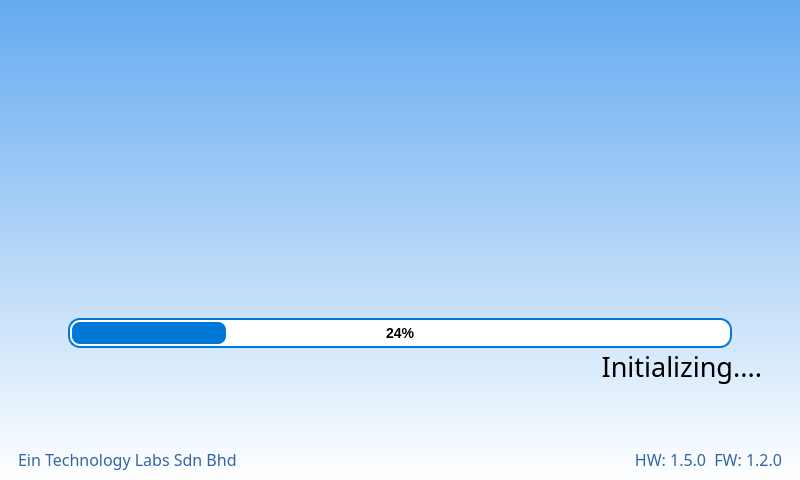
<?xml version="1.0" encoding="UTF-8"?>
<ui version="4.0">
 <class>MainWindow</class>
 <widget class="QMainWindow" name="MainWindow">
  <property name="geometry">
   <rect>
    <x>0</x>
    <y>0</y>
    <width>800</width>
    <height>480</height>
   </rect>
  </property>
  <property name="sizePolicy">
   <sizepolicy hsizetype="Preferred" vsizetype="Preferred">
    <horstretch>0</horstretch>
    <verstretch>0</verstretch>
   </sizepolicy>
  </property>
  <property name="minimumSize">
   <size>
    <width>800</width>
    <height>480</height>
   </size>
  </property>
  <property name="maximumSize">
   <size>
    <width>800</width>
    <height>480</height>
   </size>
  </property>
  <property name="windowTitle">
   <string>MainWindow</string>
  </property>
  <widget class="QWidget" name="centralwidget">
   <property name="minimumSize">
    <size>
     <width>800</width>
     <height>480</height>
    </size>
   </property>
   <property name="maximumSize">
    <size>
     <width>800</width>
     <height>480</height>
    </size>
   </property>
   <property name="styleSheet">
    <string notr="true">background: qlineargradient( x1:0, y0:1, x2:0, y2:1, stop:0 rgba(100, 170, 240, 255), stop:1 rgba(255, 255, 255, 255));</string>
   </property>
   <layout class="QVBoxLayout" name="verticalLayout_2">
    <property name="spacing">
     <number>20</number>
    </property>
    <item>
     <widget class="QStackedWidget" name="stackedWidget">
      <property name="styleSheet">
       <string notr="true">background-color: rgba(255, 255, 255,0);</string>
      </property>
      <property name="currentIndex">
       <number>0</number>
      </property>
      <widget class="QWidget" name="page">
       <layout class="QVBoxLayout" name="verticalLayout_3">
        <property name="spacing">
         <number>0</number>
        </property>
        <item>
         <widget class="QLabel" name="label_4">
          <property name="minimumSize">
           <size>
            <width>0</width>
            <height>220</height>
           </size>
          </property>
          <property name="styleSheet">
           <string notr="true">image: url(:/icons/new_logo.png);
background-color: rgba(255, 255, 255,0);</string>
          </property>
          <property name="text">
           <string/>
          </property>
         </widget>
        </item>
        <item>
         <spacer name="verticalSpacer">
          <property name="orientation">
           <enum>Qt::Vertical</enum>
          </property>
          <property name="sizeType">
           <enum>QSizePolicy::Fixed</enum>
          </property>
          <property name="sizeHint" stdset="0">
           <size>
            <width>20</width>
            <height>80</height>
           </size>
          </property>
         </spacer>
        </item>
        <item>
         <layout class="QHBoxLayout" name="horizontalLayout_2">
          <property name="leftMargin">
           <number>50</number>
          </property>
          <property name="rightMargin">
           <number>50</number>
          </property>
          <item>
           <widget class="QProgressBar" name="progressBar">
            <property name="minimumSize">
             <size>
              <width>0</width>
              <height>30</height>
             </size>
            </property>
            <property name="styleSheet">
             <string notr="true">QProgressBar {
    border: 2px solid #0078d7;      /* Blue outline */
    border-radius: 12px;            /* Rounded corners */
    background-color: white;        /* Background inside */
    text-align: center;             /* Center the % text */
	color: black;                   /* Text color */
    font: bold 14px;                /* Text style */
}

QProgressBar::chunk {
    border-radius: 8px;            /* Rounded fill */
    background-color: #0078d7;      /* Blue progress color */
    margin: 2px;                    /* Prevents gaps */
}</string>
            </property>
            <property name="value">
             <number>24</number>
            </property>
           </widget>
          </item>
         </layout>
        </item>
        <item>
         <layout class="QHBoxLayout" name="horizontalLayout_3">
          <property name="spacing">
           <number>0</number>
          </property>
          <property name="rightMargin">
           <number>20</number>
          </property>
          <item>
           <widget class="QLabel" name="process_info">
            <property name="font">
             <font>
              <family>Gilroy</family>
              <pointsize>20</pointsize>
             </font>
            </property>
            <property name="text">
             <string>Initializing....</string>
            </property>
            <property name="alignment">
             <set>Qt::AlignRight|Qt::AlignTop|Qt::AlignTrailing</set>
            </property>
           </widget>
          </item>
         </layout>
        </item>
       </layout>
      </widget>
     </widget>
    </item>
    <item>
     <layout class="QHBoxLayout" name="horizontalLayout">
      <property name="leftMargin">
       <number>9</number>
      </property>
      <property name="rightMargin">
       <number>9</number>
      </property>
      <item>
       <widget class="QLabel" name="label">
        <property name="font">
         <font>
          <family>Gilroy</family>
          <pointsize>12</pointsize>
         </font>
        </property>
        <property name="styleSheet">
         <string notr="true">background-color: rgba(255, 255, 255,0);
color: rgb(52, 101, 164);</string>
        </property>
        <property name="text">
         <string>Ein Technology Labs Sdn Bhd</string>
        </property>
       </widget>
      </item>
      <item>
       <widget class="QLabel" name="hf">
        <property name="font">
         <font>
          <family>Gilroy</family>
          <pointsize>12</pointsize>
         </font>
        </property>
        <property name="styleSheet">
         <string notr="true">background-color: rgba(255, 255, 255,0);
color: rgb(52, 101, 164);</string>
        </property>
        <property name="text">
         <string>HW: 1.5.0  FW: 1.2.0</string>
        </property>
        <property name="alignment">
         <set>Qt::AlignRight|Qt::AlignTrailing|Qt::AlignVCenter</set>
        </property>
       </widget>
      </item>
     </layout>
    </item>
   </layout>
  </widget>
 </widget>
 <resources/>
 <connections/>
</ui>
